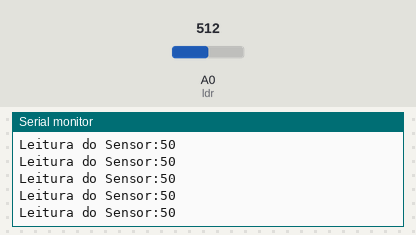
This sketch was run on a simulated Arduino Uno, built with avr-gcc and run on an emulated ATmega328P. Shown: the last lines printed to the serial monitor. The inputs (shaded band) are chosen by the test bench; at power-on: A0 (ldr) = 512.

Above: at 1.2 s.
1.3 s: A0 (ldr) set to 716
At 1.31 s:
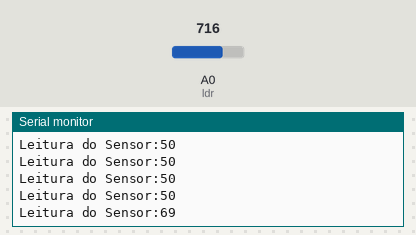
2.8 s: A0 (ldr) set to 900
At 2.82 s:
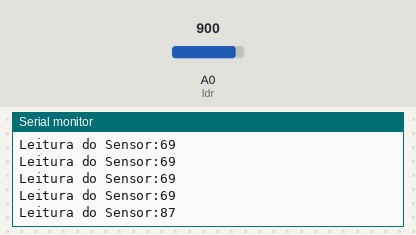
Timing chart, 0 to 5.8 s (numbered marks = the images above; inputs shaded):
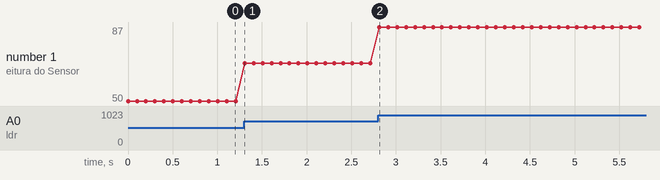

The sketch:

ex6.ino
```cpp
int ldr = A0;
int valorlido = 0 ;
int conversao = 0;
void setup() {
  pinMode(ldr,INPUT);
  Serial.begin(9600);
}

void loop() {
  valorlido = analogRead(ldr);
  conversao= map(valorlido,0,1023,0,100);
  Serial.print("Leitura do Sensor:");
  Serial.println(conversao);
  delay(100);
}
```

Measured:
- after the input at 1.3 s, the serial monitor: prints a new line at once (image 1)
- after the input at 2.8 s, the serial monitor: prints a new line at once (image 2)
- plotted number 1: 50 → 69 after the input at 1.3 s, 69 → 87 after the input at 2.8 s
